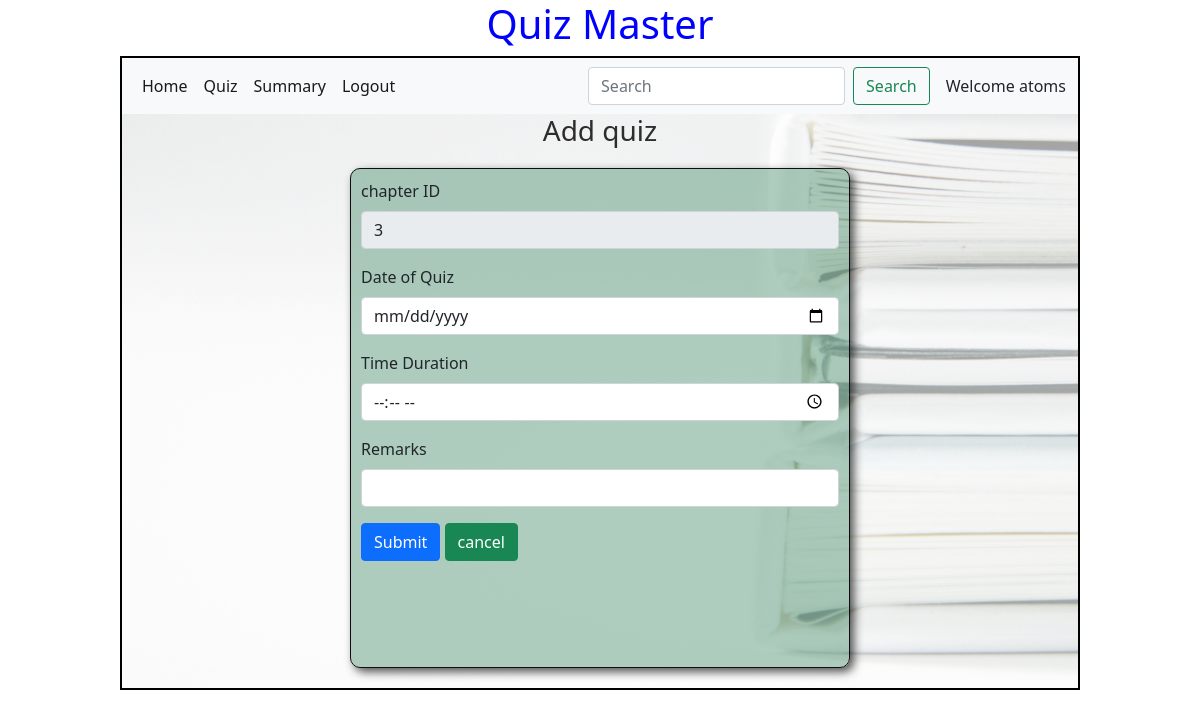
The page /add_quiz/3/atoms on the database as committed earlier.
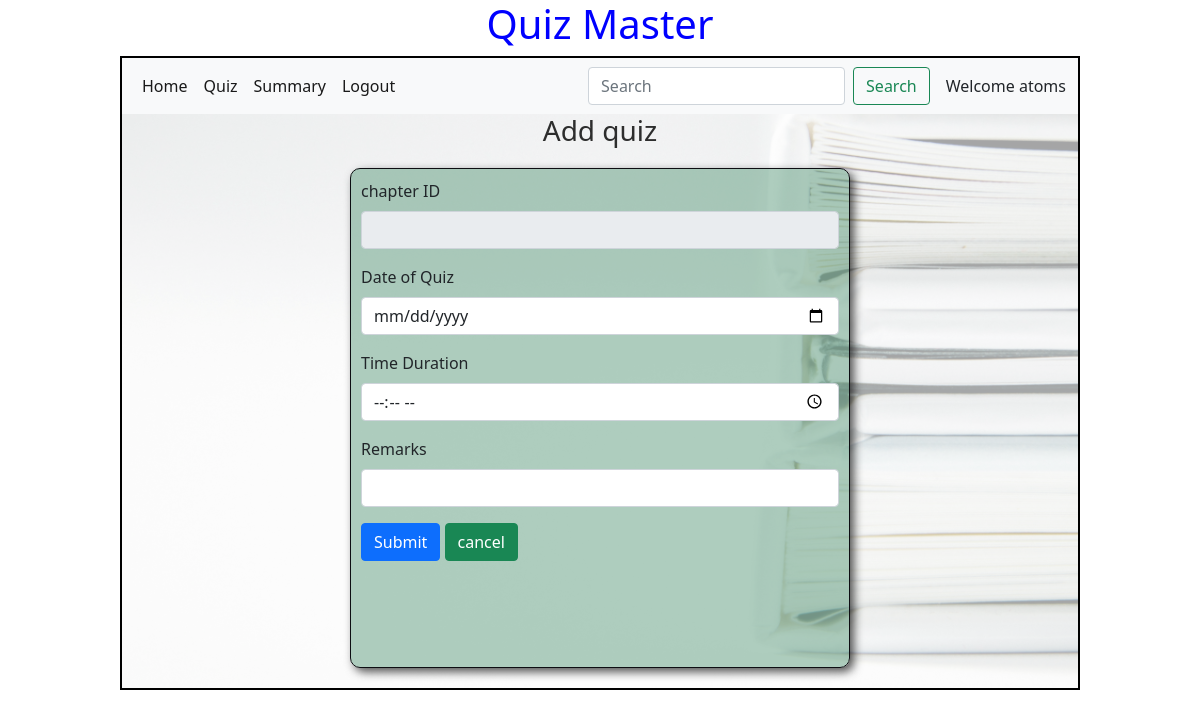
The same page on the database as committed later.
### models/models.py (models this page shows)
class Chapter(db.Model):
    id=db.Column(db.Integer,primary_key=True)
    name=db.Column(db.String,unique=True,nullable=False)
    description=db.Column(db.String)
    Subject_id = db.Column(db.Integer,db.ForeignKey("subject.id"),nullable=False)
    quizes = db.relationship("Quiz",cascade="all,delete",backref="chapter",lazy=True)

### controllers/controller.py (the view, shortened to what this page needs)
@app.route('/add_quiz/<id>/<name>',methods=["GET","POST"])
def add_quiz(id,name):
    today = datetime.today().date()
    chap = get_chapter(id)
    return render_template("add_quiz.html",name=name,chapter=chap)

### controllers/controller.py (called while the page is built)
def  get_chapter(id):
    chapter = Chapter.query.filter_by(id=id).first()
    return chapter

### templates/add_quiz.html (shortened to what this page needs)
<!DOCTYPE html>
<html lang="en">
<head>
    <link rel="stylesheet" href="/static/css/style.css">
    <link href="https://cdn.jsdelivr.net/npm/bootstrap@5.0.2/dist/css/bootstrap.min.css" rel="stylesheet">
</head>
<body>
    <div id="container">
        <h1 id="heading">Quiz Master</h1>
        <div id="panel">
            <nav class="navbar navbar-expand-lg navbar-light bg-light">
                <div class="container-fluid">
                  <div class="collapse navbar-collapse" id="navbarSupportedContent">
                    <ul class="navbar-nav me-auto mb-2 mb-lg-0">
                      <li class="nav-item">
                        <a class="nav-link active" aria-current="page" href="#">Home</a>
                      </li>
                      <li class="nav-item">
                        <a class="nav-link active" href="#">Quiz</a>
                      </li>
                      <li class="nav-item">
                        <a class="nav-link active" href="#">Summary</a>
                      </li>
                      <li class="nav-item">
                        <a class="nav-link active" href="/login">Logout</a>
                      </li>
                    </ul>
                    <form class="d-flex">
                      <input class="form-control me-2" type="search" placeholder="Search" aria-label="Search">
                      <button class="btn btn-outline-success" type="submit">Search</button>
                    </form>
                  </div>
                  <span class="ms-3">Welcome {{name}}</span>
                </div>
              </nav>
              <h3 id="center">Add quiz</h3>
              <div id="input_form">
                <form action="/add_quiz/{{chapter.id}}/{{name}}" method="POST">
                    <div class="mb-3">
                        <label for="s_id" class="form-label">chapter ID</label>
                        <input type="number" class="form-control" id="s_id" name="s_id" value="{{chapter.id}}"  readonly>
                      </div>
                    <div class="mb-3">
                      <label for="date_of_quiz" class="form-label">Date of Quiz</label>
                      <input type="date" class="form-control" id="date_of_quiz" name="date_of_quiz">
                    </div>
                    <div class="mb-3">
                      <label for="time_duration" class="form-label">Time Duration</label>
                      <input type="time" class="form-control" id="time_duration" name="time_duration">
                    </div>
                    <div class="mb-3">
                      <label for="remarks" class="form-label">Remarks</label>
                      <input type="text" class="form-control" id="remarks" name="remarks">
                    </div>
                    <div class="mb-3">
                        <button type="submit" class="btn btn-primary">Submit</button>
                        <a href="/admin/{{name}}" type="button" class="btn btn-success"> cancel</a>
                    </div>
                  </form>
            </div>
        </div>
    </div>
</body>
</html>

Rows that differ between the two databases and show on the page:
removed Chapter: s_id "3"
